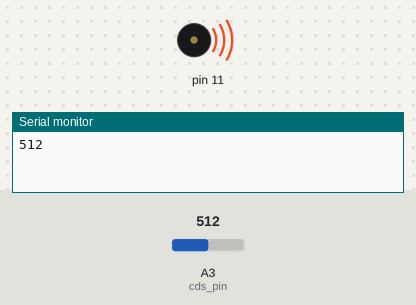
Bench run of a sketch on a simulated Arduino Uno, built with avr-gcc and run on an emulated ATmega328P. Shown: buzzer (waves = sounding), the last lines printed to the serial monitor. Inputs (shaded band) come from the test bench; at power-on: A3 (cds_pin) = 512.

Above: at 1.3 s.
1.4 s: A3 (cds_pin) set to 0
At 1.7 s:
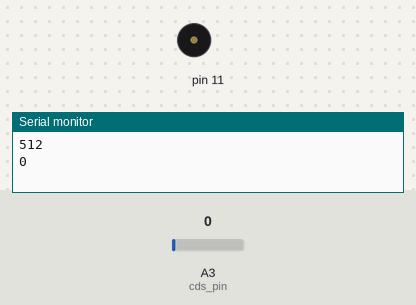
2.9 s: A3 (cds_pin) set to 19
4.4 s: A3 (cds_pin) set to 23
At 5.2 s:
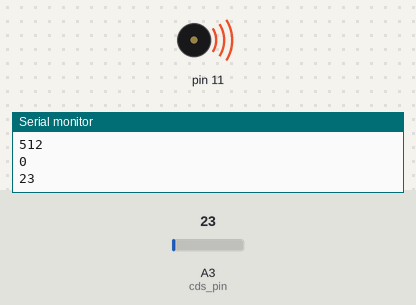
Timing chart, 0 to 7.4 s (numbered marks = the images above; inputs shaded):
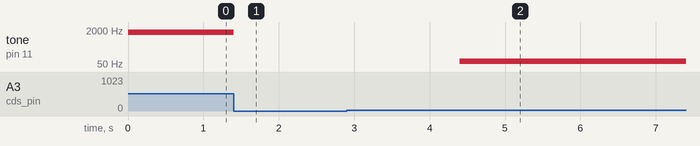

Measured:
- the behaviour switches between 20 and 21 on A3 (cds_pin) (found by bisection; images 1 and 2)
- after the input at 1.4 s, tone on pin 11: 1536 Hz → silent at once
- after the input at 2.9 s, every drawn part: stays the same
- after the input at 4.4 s, tone on pin 11: silent → 69 Hz at once

The sketch:

C24-9.ino
```cpp
#define cds_pin A3
int cds_value = 0;
int old_value = 0;


void setup() {
  Serial.begin(9600);
  pinMode(cds_pin, INPUT); // cds 연결
  pinMode(11,OUTPUT); // piezzo 연결
}
void loop() {
cds_value = analogRead(cds_pin); // CDS 연결
// cds sensor 현재의 값이 전에 입력받은 센서 값에서 +- 20 범위를 벗어나면

if((cds_value < old_value-20)|| (cds_value > old_value+20))
{
    tone(11, cds_value*3);    // cds sensor 값 * 3배의 소리를 낸다.
    old_value = cds_value;    // cds sensor 현재 값으로 전의 값을 새로 고쳐서 다음번에 비교 값으로 사용함.
    Serial.println(cds_value);
    delay(500);
    }

}
```
